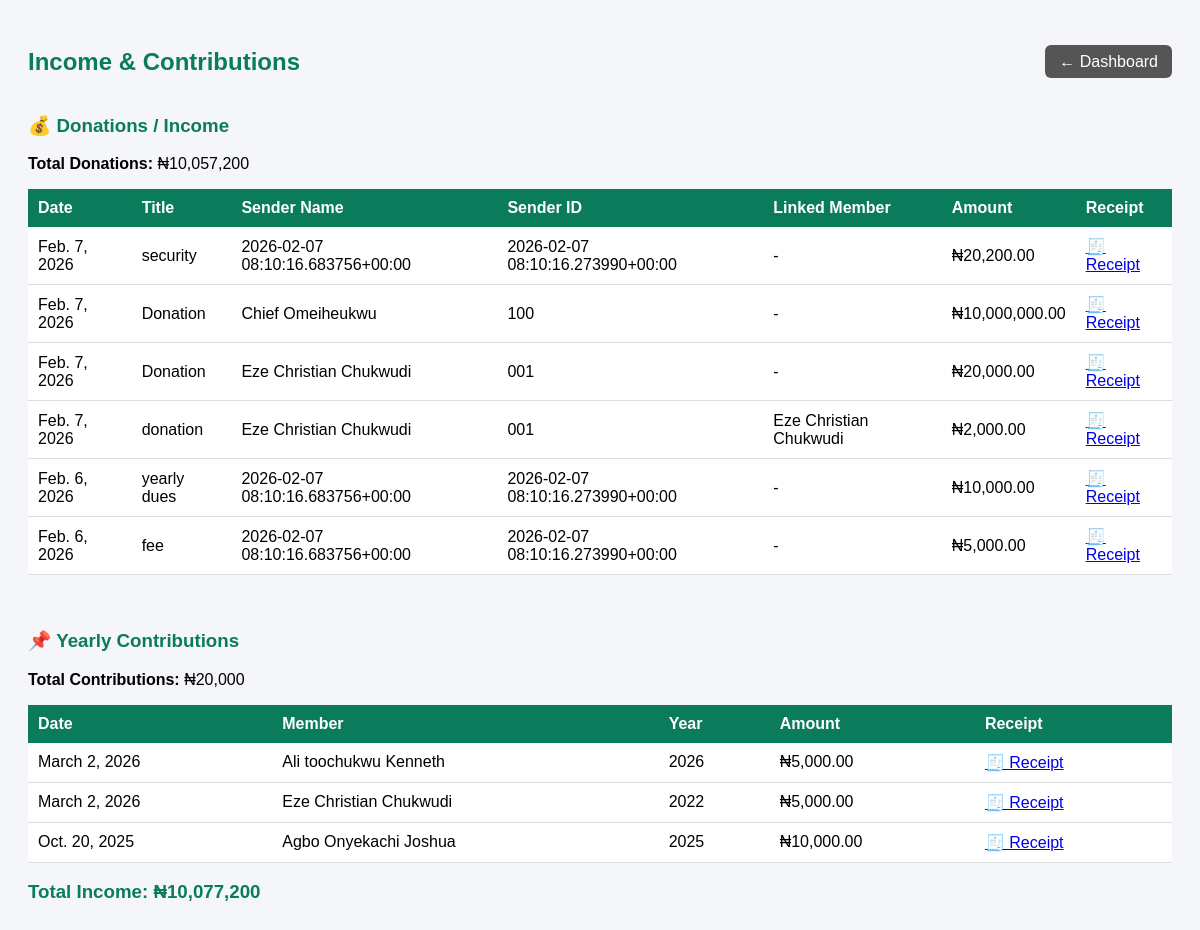
Screenshot of /income/ (signed in) with the database file from the repository.
### finance/models.py (models this page shows, shortened)
class Income(models.Model):
    date = models.DateField(auto_now_add=True)
    title = models.CharField(max_length=200)
    sender_name = models.CharField(max_length=200)
    sender_id = models.CharField(max_length=50)
    member = models.ForeignKey(
        Member,
        on_delete=models.SET_NULL,
        null=True,
        blank=True,
        related_name='received_incomes'  # 👈 FIX
    )
    amount = models.DecimalField(max_digits=12, decimal_places=2)
    recorded_by = models.ForeignKey(
        Member,
        on_delete=models.SET_NULL,
        null=True,
        related_name='incomes_recorded'  # 👈 FIX
    )

class Contribution(models.Model):
    member = models.ForeignKey(Member, on_delete=models.CASCADE)
    year = models.PositiveIntegerField()
    amount_paid = models.DecimalField(max_digits=10, decimal_places=2)
    payment_date = models.DateField()
    recorded_by = models.ForeignKey(Member, on_delete=models.SET_NULL, null=True, related_name='contributions_recorded')
    class Meta:
        unique_together = ('member', 'year')  # ✅ Prevent duplicate dues per year

### accounts/models.py (models this page shows, shortened)
class Member(models.Model):
    ROLE_CHOICES = [
        ('admin', 'Admin'),
        ('executive', 'Executive'),
        ('floor', 'Floor Member'),
    ]
    STATUS_CHOICES = [
        ('active', 'Active'),
        ('inactive', 'Inactive'),
        ('suspended', 'Suspended'),
    ]
    serial_number = models.CharField(max_length=20, unique=True)
    full_name = models.CharField(max_length=200)
    phone_number = models.CharField(max_length=20)
    gender = models.CharField(max_length=10)
    age = models.PositiveIntegerField()
    role = models.CharField(max_length=20, choices=ROLE_CHOICES)
    executive_position = models.CharField(max_length=100, null=True, blank=True)
    status = models.CharField(max_length=20, choices=STATUS_CHOICES)
    year_joined = models.PositiveIntegerField()
    password = models.CharField(max_length=128)  # hashed later
    created_at = models.DateTimeField(auto_now_add=True)

### accounts/decorators.py (the view)
    def wrapper(request, *args, **kwargs):
        if not request.session.get('member_id'):
            return redirect('login')
        return view_func(request, *args, **kwargs)

### finance/views.py (called while the page is built)
@login_required
def income_list(request):
    incomes = Income.objects.select_related('member').order_by('-date')
    contributions = Contribution.objects.select_related('member').order_by('-payment_date')
    total_income = incomes.aggregate(total=Sum('amount'))['total'] or 0
    total_contributions = contributions.aggregate(total=Sum('amount_paid'))['total'] or 0
    total_money = total_income + total_contributions
    return render(request, 'finance/income_list.html', {
        'incomes': incomes,
        'contributions': contributions,
        'total_income': total_income,
        'total_contributions': total_contributions,
        'total_money': total_money,
    })

### finance/templates/finance/income_list.html (shortened to what this page needs)
{% load humanize %}
<!DOCTYPE html>
<html>
<head>
</head>
<body>
<div class="header">
  <h2>Income & Contributions</h2>
  <div>
    <a href="{% url 'dashboard' %}" class="btn secondary">← Dashboard</a>
  </div>
</div>
<h3>💰 Donations / Income</h3>
<p><strong>Total Donations:</strong> ₦{{ total_income|intcomma }}</p>
<table>
<tr>
  <th>Date</th>
  <th>Title</th>
  <th>Sender Name</th>
  <th>Sender ID</th>
  <th>Linked Member</th>
  <th>Amount</th>
  <th>Receipt</th>
</tr>
{% for income in incomes %}
<tr>
  <td>{{ income.date }}</td>
  <td>{{ income.title }}</td>
  <td>{{ income.sender_name }}</td>
  <td>{{ income.sender_id }}</td>
  <td>{% if income.member %}{{ income.member.full_name }}{% else %}-{% endif %}</td>
  <td>₦{{ income.amount|intcomma }}</td>
  <td>
  <a href="{% url 'income_receipt' income.id %}" target="_blank">🧾 Receipt</a>
</td>
</tr>
{% endfor %}
</table>
<br><br>
<h3>📌 Yearly Contributions</h3>
<p><strong>Total Contributions:</strong> ₦{{ total_contributions|intcomma }}</p>
<table>
<tr>
  <th>Date</th>
  <th>Member</th>
  <th>Year</th>
  <th>Amount</th>
  <th>Receipt</th>
</tr>
{% for c in contributions %}
<tr>
  <td>{{ c.payment_date }}</td>
  <td>{{ c.member.full_name }}</td>
  <td>{{ c.year }}</td>
  <td>₦{{ c.amount_paid|intcomma }}</td>
  <td>
  <a href="{% url 'contribution_receipt' c.id %}" target="_blank">🧾 Receipt</a>
</td>
</tr>
{% endfor %}
</table>
<h3>Total Income: ₦{{ total_money|intcomma|default:"0" }}</h3>
</body>
</html>

### finance/templates/finance/income_list.html (style rules this page uses)
body { font-family: Arial; background: #f4f6f9; padding: 20px; }
h2, h3 { color: #0a7c5b; }
.header { display:flex; justify-content:space-between; align-items:center; margin-bottom:15px; }
.btn { background:#0a7c5b; color:white; padding:8px 14px; border-radius:6px; text-decoration:none; }
.btn.secondary { background:#555; }
table { width:100%; border-collapse:collapse; background:white; margin-top:10px; }
th { background:#0a7c5b; color:white; padding:10px; text-align:left; }
td { padding:10px; border-bottom:1px solid #ddd; }

### rows the page displays
Income: date "Feb. 7, 2026", title "security", sender_name "2026-02-07 08:10:16.683756+00:00", sender_id "2026-02-07 08:10:16.273990+00:00", amount "20,200.00"
Income: date "Feb. 7, 2026", title "Donation", sender_name "Chief Omeiheukwu", sender_id "100", amount "10,000,000.00"
Income: date "Feb. 7, 2026", title "Donation", sender_name "Eze Christian Chukwudi", sender_id "001", amount "20,000.00"
Income: date "Feb. 7, 2026", title "donation", sender_name "Eze Christian Chukwudi", sender_id "001", member.full_name "Eze Christian Chukwudi", amount "2,000.00"
Income: date "Feb. 6, 2026", title "yearly dues", sender_name "2026-02-07 08:10:16.683756+00:00", sender_id "2026-02-07 08:10:16.273990+00:00", amount "10,000.00"
Income: date "Feb. 6, 2026", title "fee", sender_name "2026-02-07 08:10:16.683756+00:00", sender_id "2026-02-07 08:10:16.273990+00:00", amount "5,000.00"
Contribution: payment_date "March 2, 2026", member.full_name "Ali toochukwu Kenneth", year "2026", amount_paid "5,000.00"
Contribution: payment_date "March 2, 2026", member.full_name "Eze Christian Chukwudi", year "2022", amount_paid "5,000.00"
Contribution: payment_date "Oct. 20, 2025", member.full_name "Agbo Onyekachi Joshua", year "2025", amount_paid "10,000.00"

### other values shown
{{ total_income|intcomma }} "10,057,200"
{{ total_contributions|intcomma }} "20,000"
{{ total_money|intcomma|default:"0" }} "10,077,200"
